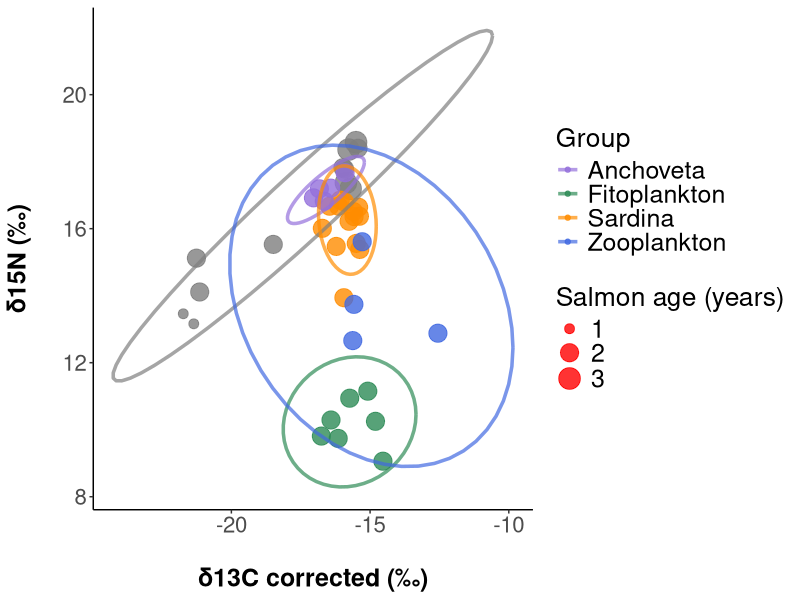
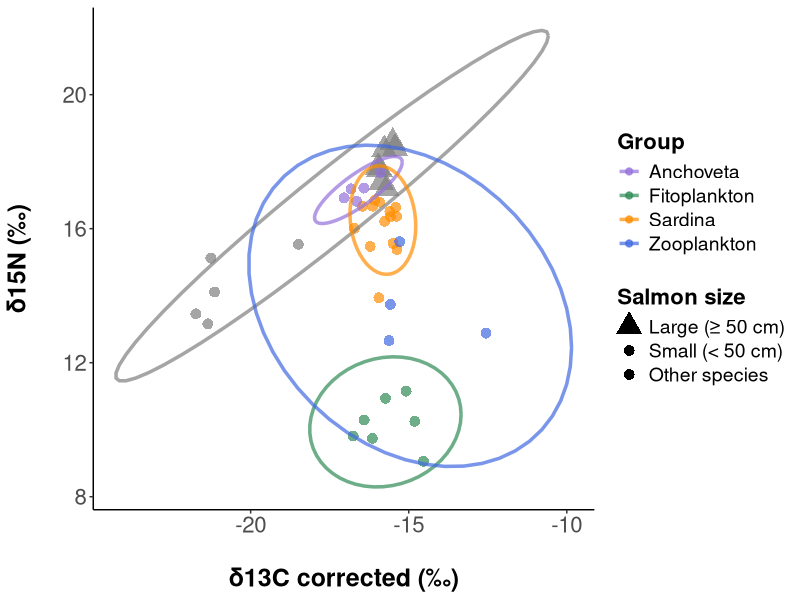
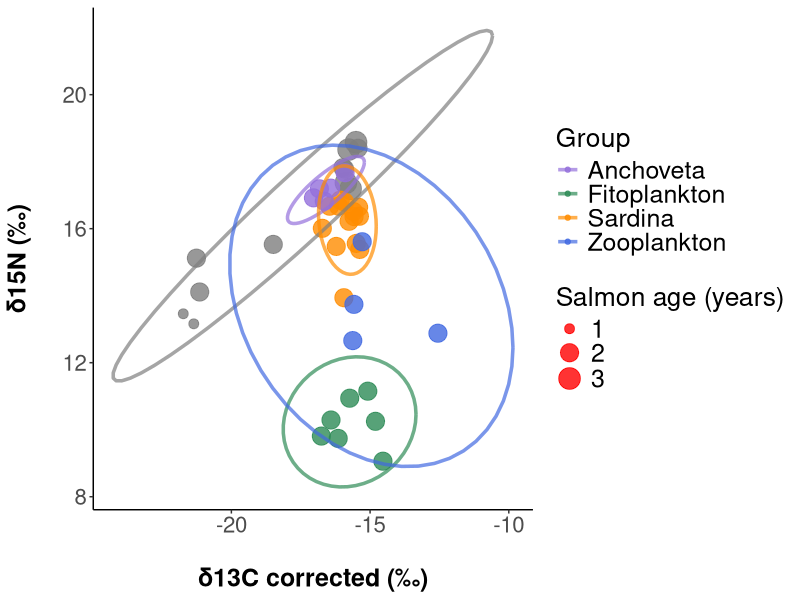
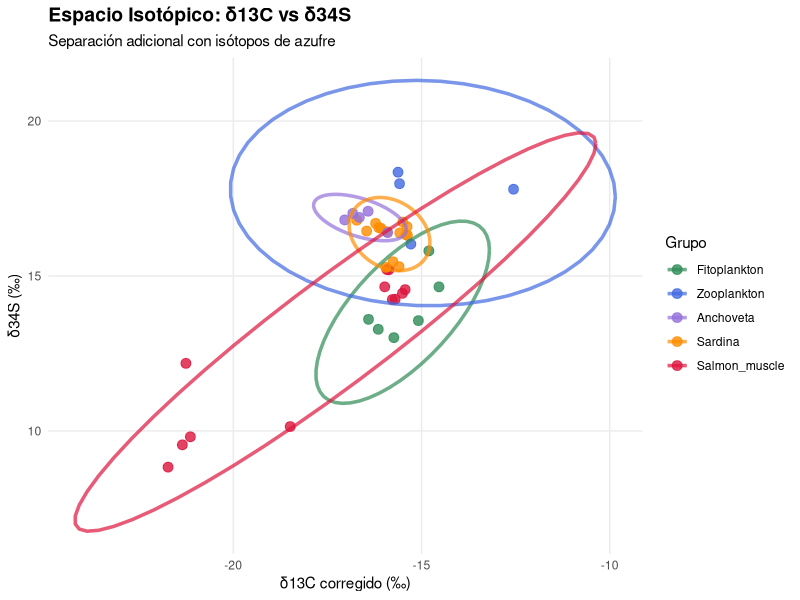
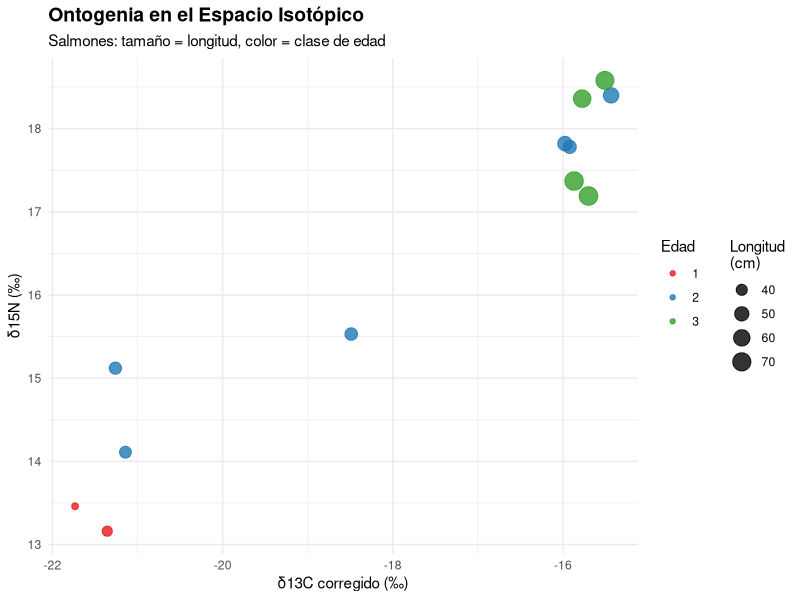
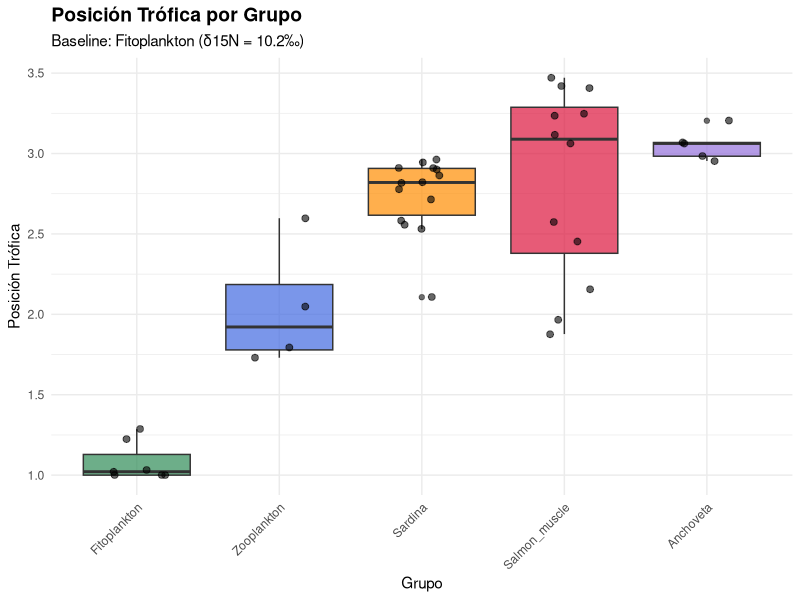
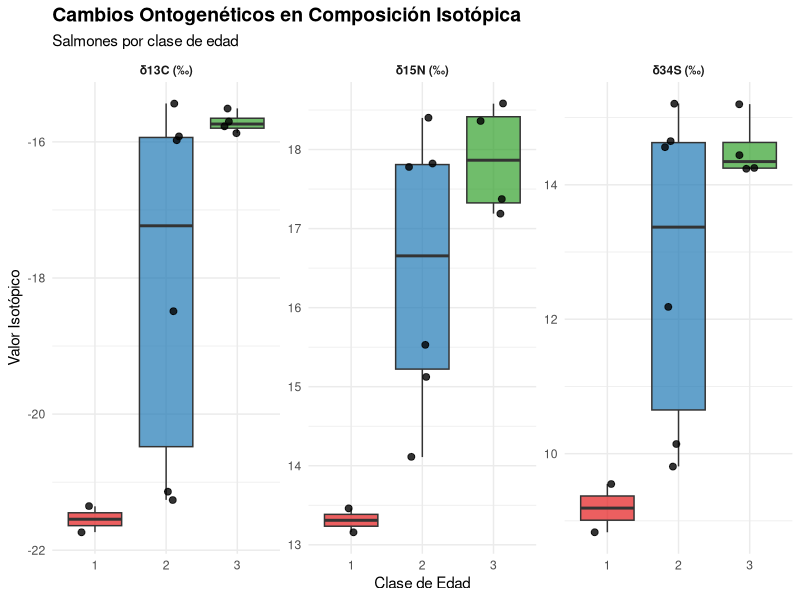
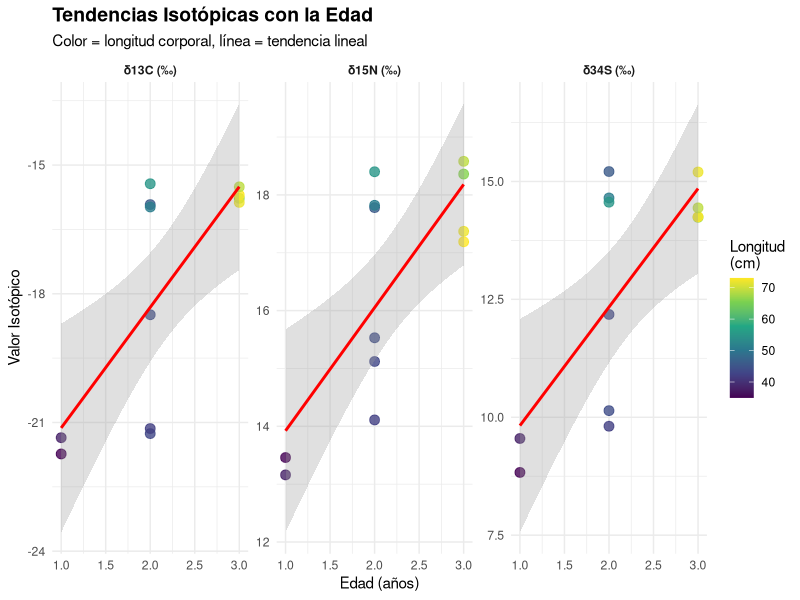

R code for these plots, in order:
# =============================================================================
# ANÁLISIS EXPLORATORIO COMPLETO: ISÓTOPOS ESTABLES
# Sistema pelágico: Salmón, fuentes dietarias y base de la cadena trófica
# =============================================================================

library(tidyverse)
library(ggplot2)
library(corrplot)
library(vegan)
library(gridExtra)
library(patchwork)
library(RColorBrewer)

# =============================================================================
# 1. CARGAR Y PREPARAR DATOS
# =============================================================================

# Cargar datos
raw_data <- read.csv("data/data_raw/diet-isotopes/stable-isotopes.csv", fileEncoding = "latin1")
names(raw_data) <- c("ID","Sample","date","age","fork_length","total_length","weight","Mass_mg","d15N","d13C","d34S","pctN","pctC","pctS","CtoN")


# Crear columna de grupo/especie
raw_data$group <- case_when(
  str_detect(raw_data$Sample, "^m-") ~ "Salmon_muscle",
  str_detect(raw_data$Sample, "^Sar") ~ "Sardina",
  str_detect(raw_data$Sample, "^Zoo") ~ "Zooplankton",
  str_detect(raw_data$Sample, "Fito") ~ "Fitoplankton",
  str_detect(raw_data$Sample, "^Anch") ~ "Anchoveta",
  TRUE ~ "Unknown"
)

# Calcular suma de porcentajes
raw_data$pct_sum <- raw_data$pctN + raw_data$pctC + raw_data$pctS

cat("Dataset creado exitosamente\n")
cat("Dimensiones:", nrow(raw_data), "filas x", ncol(raw_data), "columnas\n")
print(table(raw_data$group))

# =============================================================================
# 2. CONTROL DE CALIDAD (QC)
# =============================================================================

cat("\n=== CONTROL DE CALIDAD ===\n")

# Crear tabla de flags QC
qc_flags <- raw_data %>%
  mutate(
    flag_pct_sum = ifelse(pct_sum > 100, "suma_%>100", ""),
    flag_CN_extreme = case_when(
      group == "Salmon_muscle" & CtoN > 10 ~ "C/N_extremo",
      group %in% c("Sardina", "Anchoveta") & CtoN > 8 ~ "C/N_extremo", 
      TRUE ~ ""
    ),
    flag_d34S_missing = ifelse(is.na(d34S), "δ34S_faltante", ""),
    flag_impossible = case_when(
      pctN < 0 | pctN > 100 ~ "N_imposible",
      pctC < 0 | pctC > 100 ~ "C_imposible", 
      pctS < 0 | pctS > 100 ~ "S_imposible",
      TRUE ~ ""
    ),
    all_flags = paste(flag_pct_sum, flag_CN_extreme, flag_d34S_missing, flag_impossible, sep = ";"),
    all_flags = str_remove_all(all_flags, "^;+|;+$|;{2,}"),
    all_flags = ifelse(all_flags == "", "OK", all_flags)
  )

# Mostrar problemas identificados
problems <- qc_flags %>%
  filter(all_flags != "OK") %>%
  select(ID, Sample, group, pct_sum, CtoN, d34S, all_flags)

if(nrow(problems) > 0) {
  cat("Muestras con problemas identificados:\n")
  print(problems)
} else {
  cat("No se encontraron problemas en QC\n")
}

# Decisiones de exclusión
exclude_samples <- qc_flags %>%
  filter(str_detect(all_flags, "suma_%>100")) %>%
  pull(ID)

if(length(exclude_samples) > 0) {
  cat("\nMuestras excluidas por QC:\n")
  print(qc_flags[qc_flags$ID %in% exclude_samples, c("ID", "Sample", "group", "pct_sum", "all_flags")])
} else {
  cat("\nNinguna muestra excluida por QC\n")
}

# Dataset limpio: músculo de salmón + fuentes
clean_data <- qc_flags %>%
  filter(!ID %in% exclude_samples)

cat("\nDataset después de QC (músculo + fuentes):", nrow(clean_data), "muestras\n")
print(table(clean_data$group))


# Función de corrección lipídica
lipid_correction_mcconnaughey <- function(d13C, CN_ratio, D = 6.0) {
  lipid_term <- pmax(0.246 * CN_ratio - 0.775, 0.001)
  L_percent <- 93 / (1 + (1/lipid_term))
  correction_factor <- -0.207 + (3.90 / (1 + (287 / L_percent)))
  correction <- D * correction_factor
  final_correction <- ifelse(CN_ratio > 3.5, correction, 0)
  return(d13C + final_correction)
}

# Función de corrección lipídica Hoffman & Sutton (2010)
lipid_correction_hoffman_sutton <- function(d13C_bulk, CN_bulk, delta_13C_lipid = -6.39, CN_protein = 3.76) {
  correction_factor <- (delta_13C_lipid * (CN_protein - CN_bulk)) / CN_bulk
  d13C_corrected <- d13C_bulk + correction_factor
  final_correction <- ifelse(CN_bulk > 3.5, d13C_corrected, d13C_bulk)
  return(final_correction)
}

# McConnaughey optimizado para Chinook salmon
lipid_correction_optimized_chinook <- function(d13C, CN_ratio, D = 6.31, I = 0.103) {
  lipid_term <- pmax(0.246 * CN_ratio - 0.775, 0.001)
  L_percent <- 93 / (1 + (1/lipid_term))
  correction_factor <- D * (I + (3.90 / (1 + (287 / L_percent))))
  final_correction <- ifelse(CN_ratio > 3.5, correction_factor, 0)
  return(d13C + final_correction)
}

# Corrección lipídica para Clupeiformes (sardina/anchoveta)
lipid_correction_clupeiformes <- function(d13C_bulk, CN_bulk) {
  d13C_corrected <- d13C_bulk + 0.894 * CN_bulk - 2.377
  return(d13C_corrected)
}


# Aplicar ambas correcciones
# Aplicar correcciones específicas por grupo taxonómico
clean_data <- clean_data %>%
  mutate(
    needs_correction = CtoN > 3.5,
    d13C_corrected = case_when(
      # Salmón: parámetros optimizados para Chinook
      group == "Salmon_muscle" ~ lipid_correction_optimized_chinook(d13C, CtoN),
      
      # Sardina y Anchoveta: ecuación Clupeiformes (Sardenne et al. 2023)
      # group %in% c("Sardina", "Anchoveta") ~ lipid_correction_clupeiformes(d13C, CtoN),
      
      # Otros grupos: método general
      TRUE ~ lipid_correction_hoffman_sutton(d13C, CtoN)
    ),
    group_ordered = factor(group, levels = c("Fitoplankton", "Zooplankton", "Anchoveta", "Sardina", "Salmon_muscle"))
  )


# Datos específicos de salmones con edad
salmon_data <- clean_data %>%
  filter(group == "Salmon_muscle") %>%
  filter(!is.na(age)) %>%
  mutate(
    age_factor = factor(age, levels = c(1, 2, 3))
  )

cat("=== DATOS CARGADOS ===\n")
cat("Total de muestras:", nrow(clean_data), "\n")
print(table(clean_data$group))
cat("Salmones con edad:", nrow(salmon_data), "\n")
print(table(salmon_data$age_factor))

# =============================================================================
# 2. ESTADÍSTICAS DESCRIPTIVAS POR GRUPO
# =============================================================================

cat("\n=== ESTADÍSTICAS DESCRIPTIVAS ===\n")

# Estadísticas por grupo taxonómico
group_stats <- clean_data %>%
  group_by(group) %>%
  summarise(
    n = n(),
    # δ13C
    mean_d13C = round(mean(d13C_corrected, na.rm = TRUE), 2),
    sd_d13C = round(sd(d13C_corrected, na.rm = TRUE), 2),
    # δ15N  
    mean_d15N = round(mean(d15N, na.rm = TRUE), 2),
    sd_d15N = round(sd(d15N, na.rm = TRUE), 2),
    # δ34S
    mean_d34S = round(mean(d34S, na.rm = TRUE), 2),
    sd_d34S = round(sd(d34S, na.rm = TRUE), 2),
    .groups = 'drop'
  ) %>%
  arrange(mean_d15N)  # Ordenar por nivel trófico

cat("ESTADÍSTICAS POR GRUPO TAXONÓMICO:\n")
print(group_stats)

# Estadísticas de salmones por edad
age_stats <- salmon_data %>%
  group_by(age_factor) %>%
  summarise(
    n = n(),
    # Morfometría
    mean_length = round(mean(fork_length, na.rm = TRUE), 1),
    sd_length = round(sd(fork_length, na.rm = TRUE), 1),
    # Isótopos
    mean_d13C = round(mean(d13C_corrected, na.rm = TRUE), 2),
    sd_d13C = round(sd(d13C_corrected, na.rm = TRUE), 2),
    mean_d15N = round(mean(d15N, na.rm = TRUE), 2),
    sd_d15N = round(sd(d15N, na.rm = TRUE), 2),
    mean_d34S = round(mean(d34S, na.rm = TRUE), 2),
    sd_d34S = round(sd(d34S, na.rm = TRUE), 2),
    .groups = 'drop'
  )

cat("\nESTADÍSTICAS DE SALMONES POR EDAD:\n")
print(age_stats)

# =============================================================================
# 3. VISUALIZACIÓN: ESPACIO ISOTÓPICO COMPLETO
# =============================================================================

cat("\n=== GENERANDO VISUALIZACIONES ===\n")

# Definir colores por grupo
group_colors <- c(
  "Fitoplankton" = "#2E8B57",     # Verde marino
  "Zooplankton" = "#4169E1",      # Azul real  
  "Anchoveta" = "#9370DB",        # Violeta medio
  "Sardina" = "#FF8C00",          # Naranja oscuro
  "Salmon_muscle" = "#DC143C"     # Rojo carmesí
)

age_colors <- c("1" = "#E31A1C", "2" = "#1F78B4", "3" = "#33A02C")

# Gráfico 1: Espacio isotópico δ13C vs δ15N - Todo el sistema
p1_system <- clean_data %>%
 mutate(
   # Cambiar nombre de grupo
   group_ordered = case_when(
     group_ordered == "Salmon_muscle" ~ "Chinook salmon",
     TRUE ~ group_ordered
   ),
   # Create size variable: age for salmon, fixed size for other species
   point_size = case_when(
     group_ordered == "Chinook salmon" & !is.na(age) ~ age,  # Use age directly
     group_ordered == "Chinook salmon" & is.na(age) ~ 2,     # Default for salmon without age
     TRUE ~ 2                                                # Fixed size for other species
   )
 ) %>%
 filter(!is.na(d15N) & !is.na(d13C_corrected)) %>%
 ggplot(aes(x = d13C_corrected, y = d15N, color = group_ordered)) +
 geom_point(aes(size = point_size), alpha = 0.8) +
 stat_ellipse(level = 0.95, linewidth = 1.2, alpha = 0.7) +
 scale_color_manual(values = group_colors, name = "Group") +
 scale_size_continuous(name = "Salmon age (years)", 
                      range = c(3, 7),  # Age 1=3, Age 2=5, Age 3=7
                      breaks = c(1, 2, 3),
                      labels = c("1", "2", "3")) +
 labs(
  #  title = "Isotopic Space of the Pelagic System",
  #  subtitle = "δ13C vs δ15N - Entire trophic chain (95% ellipses)",
   x = "\nδ13C corrected (‰)",
   y = "δ15N (‰)\n"
 ) +
 theme_classic() +
 theme(
   axis.text = element_text(size = 16),
   axis.title = element_text(size = 18, face = "bold"),
   legend.position = "right",
   legend.text = element_text(size = 18),
   legend.title = element_text(size = 19),
   panel.grid.minor = element_blank()
 ) +
 # Add separate legends
 guides(
   color = guide_legend(title = "Group", order = 1),
   size = guide_legend(title = "Salmon age (years)", order = 2,
                      override.aes = list(color = "red"))
 )

print(p1_system)


# OPCIÓN 3: Usar diferentes formas (shapes) además de tamaños - CORREGIDA
p1_system_4 <- clean_data %>%
  mutate(
    total_length_iso = as.numeric(total_length),
    group_ordered = case_when(
      group_ordered == "Salmon_muscle" ~ "Chinook salmon",
      TRUE ~ group_ordered
    ),
    # Crear categorías de tamaño con formas y ordenar los niveles
    size_shape = case_when(
      group_ordered == "Chinook salmon" & !is.na(total_length_iso) ~ case_when(
        total_length_iso < 50 ~ "Small (< 50 cm)",
        total_length_iso >= 50 ~ "Large (≥ 50 cm)",
        TRUE ~ "Unknown"
      ),
      TRUE ~ "Other species"
    ),
    # Convertir a factor con niveles ordenados
    size_shape = factor(size_shape, 
                       levels = c("Large (≥ 50 cm)", "Small (< 50 cm)", "Other species", "Unknown"))
  ) %>%
  filter(!is.na(d15N) & !is.na(d13C_corrected)) %>%
  ggplot(aes(x = d13C_corrected, y = d15N, color = group_ordered)) +
  geom_point(aes(size = size_shape, shape = size_shape), alpha = 0.7, stroke = 1) +
  stat_ellipse(level = 0.95, linewidth = 1.2, alpha = 0.7) +
  scale_color_manual(values = group_colors, name = "Group") +
  scale_size_manual(name = "Salmon size",
                   values = c("Large (≥ 50 cm)" = 6, 
                             "Small (< 50 cm)" = 3,
                             "Other species" = 3, 
                             "Unknown" = 3)) +
  scale_shape_manual(name = "Salmon size",
                    values = c("Large (≥ 50 cm)" = 17,  # triángulo
                              "Small (< 50 cm)" = 16,   # círculo
                              "Other species" = 16,     # círculo
                              "Unknown" = 16)) +        # círculo
  labs(
    x = "\nδ13C corrected (‰)",
    y = "δ15N (‰)\n"
  ) +
  theme_classic() +
  theme(
    axis.text = element_text(size = 16),
    axis.title = element_text(size = 18, face = "bold"),
    legend.position = "right",
    legend.text = element_text(size = 14),
    legend.title = element_text(size = 16, face = "bold"),
    panel.grid.minor = element_blank()
  ) +
  guides(
    color = guide_legend(title = "Group", order = 1),
    # Combinar size y shape en una sola leyenda
    size = "none",  # Ocultar leyenda de size separada
    shape = guide_legend(title = "Salmon size", order = 2,
                        override.aes = list(alpha = 1, 
                                          size = c(6, 3, 3)))  # Especificar tamaños manualmente
  )

print(p1_system_4)


# Gráfico 2: Espacio isotópico δ13C vs δ34S
p2_sulfur <- clean_data %>%
  filter(!is.na(d34S) & !is.na(d13C_corrected)) %>%
  ggplot(aes(x = d13C_corrected, y = d34S, color = group_ordered)) +
  geom_point(size = 3, alpha = 0.8) +
  stat_ellipse(level = 0.95, linewidth = 1.2, alpha = 0.7) +
  scale_color_manual(values = group_colors, name = "Grupo") +
  labs(
    title = "Espacio Isotópico: δ13C vs δ34S",
    subtitle = "Separación adicional con isótopos de azufre",
    x = "δ13C corregido (‰)",
    y = "δ34S (‰)"
  ) +
  theme_minimal() +
  theme(
    plot.title = element_text(size = 14, face = "bold"),
    legend.position = "right",
    panel.grid.minor = element_blank()
  )

# Gráfico 3: Salmones por edad en espacio isotópico
p3_salmon_age <- salmon_data %>%
  ggplot(aes(x = d13C_corrected, y = d15N)) +
  geom_point(aes(color = age_factor, size = fork_length), alpha = 0.8) +
  scale_color_manual(values = age_colors, name = "Edad") +
  scale_size_continuous(range = c(2, 6), name = "Longitud\n(cm)") +
  labs(
    title = "Ontogenia en el Espacio Isotópico",
    subtitle = "Salmones: tamaño = longitud, color = clase de edad",
    x = "δ13C corregido (‰)",
    y = "δ15N (‰)"
  ) +
  theme_minimal() +
  theme(
    plot.title = element_text(size = 14, face = "bold"),
    legend.box = "horizontal"
  )

# Mostrar gráficos principales
print(p1_system)
print(p2_sulfur) 
print(p3_salmon_age)

# =============================================================================
# 4. ANÁLISIS DE POSICIÓN TRÓFICA
# =============================================================================

# Calcular posición trófica usando fitoplancton como baseline (si existe)
if("Fitoplankton" %in% clean_data$group && sum(!is.na(clean_data$d15N[clean_data$group == "Fitoplankton"])) > 0) {
  
  baseline_d15N <- mean(clean_data$d15N[clean_data$group == "Fitoplankton"], na.rm = TRUE)
  
  trophic_data <- clean_data %>%
    filter(!is.na(d15N)) %>%
    mutate(
      trophic_position = 1 + (d15N - baseline_d15N) / 3.4,  # Asumiendo discriminación de 3.4‰
      trophic_position = pmax(trophic_position, 1)  # Mínimo nivel 1
    )
  
  # Estadísticas de posición trófica
  tp_stats <- trophic_data %>%
    group_by(group) %>%
    summarise(
      n = n(),
      mean_TP = round(mean(trophic_position, na.rm = TRUE), 2),
      sd_TP = round(sd(trophic_position, na.rm = TRUE), 2),
      .groups = 'drop'
    ) %>%
    arrange(mean_TP)
  
  cat("\nPOSICIÓN TRÓFICA POR GRUPO:\n")
  print(tp_stats)
  
  # Gráfico de posición trófica
  p4_trophic <- trophic_data %>%
    ggplot(aes(x = reorder(group, trophic_position), y = trophic_position, fill = group)) +
    geom_boxplot(alpha = 0.7) +
    geom_jitter(width = 0.2, alpha = 0.6, size = 2) +
    scale_fill_manual(values = group_colors) +
    labs(
      title = "Posición Trófica por Grupo",
      subtitle = paste0("Baseline: Fitoplankton (δ15N = ", round(baseline_d15N, 1), "‰)"),
      x = "Grupo",
      y = "Posición Trófica"
    ) +
    theme_minimal() +
    theme(
      plot.title = element_text(size = 14, face = "bold"),
      axis.text.x = element_text(angle = 45, hjust = 1),
      legend.position = "none"
    )
  
  print(p4_trophic)
  
} else {
  cat("\nFitoplancton no disponible para cálculo de posición trófica\n")
  p4_trophic <- NULL
}

# =============================================================================
# 5. ANÁLISIS ONTOGENÉTICO DETALLADO
# =============================================================================

# Boxplots por edad para cada isótopo
p5_isotopes_age <- salmon_data %>%
  select(age_factor, d13C_corrected, d15N, d34S) %>%
  pivot_longer(cols = c(d13C_corrected, d15N, d34S), 
               names_to = "isotope", values_to = "value") %>%
  mutate(isotope_label = case_when(
    isotope == "d13C_corrected" ~ "δ13C (‰)",
    isotope == "d15N" ~ "δ15N (‰)",
    isotope == "d34S" ~ "δ34S (‰)"
  )) %>%
  filter(!is.na(value)) %>%
  ggplot(aes(x = age_factor, y = value, fill = age_factor)) +
  geom_boxplot(alpha = 0.7) +
  geom_jitter(width = 0.2, alpha = 0.8, size = 2) +
  facet_wrap(~isotope_label, scales = "free_y", ncol = 3) +
  scale_fill_manual(values = age_colors) +
  labs(
    title = "Cambios Ontogenéticos en Composición Isotópica",
    subtitle = "Salmones por clase de edad",
    x = "Clase de Edad",
    y = "Valor Isotópico",
    fill = "Edad"
  ) +
  theme_minimal() +
  theme(
    strip.text = element_text(face = "bold"),
    plot.title = element_text(size = 14, face = "bold"),
    legend.position = "none"
  )

# Relaciones edad vs isótopos
p6_age_trends <- salmon_data %>%
  select(age, fork_length, d13C_corrected, d15N, d34S) %>%
  pivot_longer(cols = c(d13C_corrected, d15N, d34S), 
               names_to = "isotope", values_to = "value") %>%
  mutate(isotope_label = case_when(
    isotope == "d13C_corrected" ~ "δ13C (‰)",
    isotope == "d15N" ~ "δ15N (‰)",
    isotope == "d34S" ~ "δ34S (‰)"
  )) %>%
  filter(!is.na(value)) %>%
  ggplot(aes(x = age, y = value)) +
  geom_point(aes(color = fork_length), size = 3, alpha = 0.8) +
  geom_smooth(method = "lm", se = TRUE, color = "red", alpha = 0.3) +
  facet_wrap(~isotope_label, scales = "free_y", ncol = 3) +
  scale_color_viridis_c(name = "Longitud\n(cm)") +
  labs(
    title = "Tendencias Isotópicas con la Edad",
    subtitle = "Color = longitud corporal, línea = tendencia lineal",
    x = "Edad (años)",
    y = "Valor Isotópico"
  ) +
  theme_minimal() +
  theme(
    strip.text = element_text(face = "bold"),
    plot.title = element_text(size = 14, face = "bold")
  )

print(p5_isotopes_age)
print(p6_age_trends)

# =============================================================================
# 6. TESTS ESTADÍSTICOS
# =============================================================================

cat("\n=== ANÁLISIS ESTADÍSTICOS ===\n")

# Tests por edad en salmones
isotopes <- c("d13C_corrected", "d15N", "d34S")
cat("DIFERENCIAS POR EDAD (Kruskal-Wallis):\n")

for(iso in isotopes) {
  if(sum(!is.na(salmon_data[[iso]])) > 5) {
    kw_test <- kruskal.test(salmon_data[[iso]] ~ salmon_data$age_factor)
    cat(sprintf("%s: χ² = %.2f, p = %.4f", iso, kw_test$statistic, kw_test$p.value))
    if(kw_test$p.value < 0.05) cat(" ***")
    cat("\n")
  }
}

# Correlaciones edad-morfometría-isótopos
if(nrow(salmon_data) > 5) {
  vars_for_cor <- c("age", "fork_length", "d13C_corrected", "d15N")
  cor_matrix <- cor(salmon_data[vars_for_cor], use = "complete.obs", method = "spearman")
  
  cat("\nMATRIZ DE CORRELACIONES (Spearman):\n")
  print(round(cor_matrix, 3))
  
  # Gráfico de correlaciones
  corrplot(cor_matrix, method = "color", type = "upper", 
           order = "original", tl.col = "black", tl.srt = 45,
           addCoef.col = "black", number.cex = 0.8,
           title = "Correlaciones: Edad, Morfometría e Isótopos")
}

# PERMANOVA multivariado
if(nrow(salmon_data) > 10) {
  cat("\nPERMANOVA - Composición isotópica ~ Edad:\n")
  
  iso_matrix <- salmon_data %>%
    select(d13C_corrected, d15N, d34S) %>%
    na.omit()
  
  age_vector <- salmon_data$age_factor[complete.cases(salmon_data[c("d13C_corrected", "d15N")])]
  
  if(nrow(iso_matrix) > 5) {
    perm_age <- adonis2(iso_matrix ~ age_vector, permutations = 999, method = "euclidean")
    print(perm_age)
  }
}

# =============================================================================
# 7. PANEL FINAL COMBINADO
# =============================================================================

# Crear panel con los gráficos más importantes
if(!is.null(p4_trophic)) {
  panel_main <- (p1_system | p2_sulfur) / (p3_salmon_age | p4_trophic)
} else {
  panel_main <- (p1_system | p2_sulfur) / p3_salmon_age
}

panel_main <- panel_main + 
  plot_annotation(
    title = "Análisis Exploratorio: Isótopos Estables en Sistema Pelágico",
    subtitle = "Ecología trófica y cambios ontogenéticos en salmón",
    theme = theme(
      plot.title = element_text(size = 16, face = "bold"),
      plot.subtitle = element_text(size = 12)
    )
  )

print(panel_main)

# Panel ontogenético
panel_ontogeny <- p5_isotopes_age / p6_age_trends
panel_ontogeny <- panel_ontogeny +
  plot_annotation(
    title = "Análisis Ontogenético Detallado",
    subtitle = "Cambios isotópicos durante el desarrollo",
    theme = theme(
      plot.title = element_text(size = 16, face = "bold")
    )
  )

print(panel_ontogeny)
